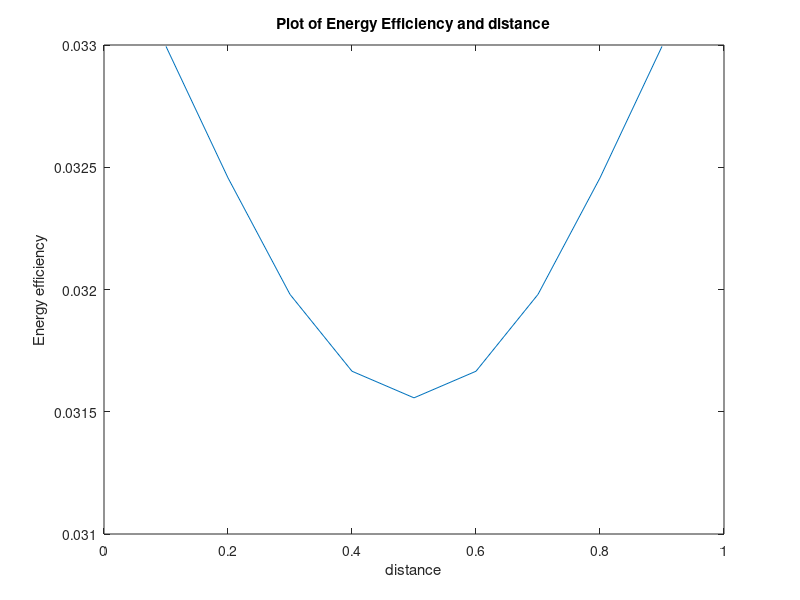

Here is the MATLAB script that generated this plot:
clc
close all;
d=0:0.1:1; alpha=2;
r=1;
gamma_th=2^r-1; %%% Threshold for SNR detection 
sigma_g=d.^-alpha; sigma_r=(1-d).^-alpha;    %%% distance parameter 
beta=0.5  %%%Reflection co-efficient (in you derivation it is given as alpha)
snr_dB=10;
snr_lin=10.^(snr_dB./10);
M=3;
disp(length(d));
for i=1:M
    i
    for s=1:length(d)
        pout(i,s)=1-(2*sqrt(gamma_th./(beta.*sigma_g(s).*sigma_r(s).*snr_lin))).*besselk(1,2*sqrt(gamma_th./(beta.*sigma_g(s).*sigma_r(s).*snr_lin)));  
    end
end
pout_M_case=(1./M).*sum(pout) %%% outage probability for M user case, Let say M=3 dictates average outage performance for 3 transmitter scenario (if TDMA used).
% %%% Throughput Performance/Average capacity
Tp=1./M*((1-pout_M_case)*r); %%% Vary M to get different throughput results
% %%% Energy efficiency
disp(snr_lin);
EE=Tp./(snr_lin);

%%% plots set 1
% plot(d, pout_M_case)
% title('Plot of Pout and d')
% ylabel('Pout') 
% xlabel('distance')
% hold on
% plot(d, Tp)
% title('Plot of Throughput and distance')
% ylabel('Througput') 
% xlabel('distance')
% hold on

plot(d, EE)
title('Plot of Energy Efficiency and distance')
ylabel('Energy efficiency') 
xlabel('distance')
% hold on
% grid on